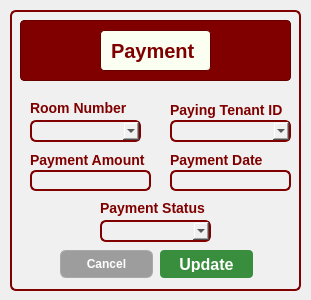
<?xml version="1.0" encoding="UTF-8"?>
<ui version="4.0">
 <class>Dialog</class>
 <widget class="QDialog" name="Dialog">
  <property name="geometry">
   <rect>
    <x>0</x>
    <y>0</y>
    <width>311</width>
    <height>300</height>
   </rect>
  </property>
  <property name="windowTitle">
   <string>Dialog</string>
  </property>
  <widget class="QFrame" name="frame_2">
   <property name="geometry">
    <rect>
     <x>10</x>
     <y>10</y>
     <width>291</width>
     <height>281</height>
    </rect>
   </property>
   <property name="styleSheet">
    <string notr="true">background-color: rgb(240, 240, 240);
border: 2px solid #800000;
border-radius: 6px;
</string>
   </property>
   <property name="frameShape">
    <enum>QFrame::StyledPanel</enum>
   </property>
   <property name="frameShadow">
    <enum>QFrame::Raised</enum>
   </property>
   <widget class="QFrame" name="frame_5">
    <property name="geometry">
     <rect>
      <x>10</x>
      <y>10</y>
      <width>271</width>
      <height>61</height>
     </rect>
    </property>
    <property name="styleSheet">
     <string notr="true">background-color: #800000;  /* Maroon background */
                border: 1px solid #660000;  /* Darker maroon border */
                border-radius: 4px;
                padding: 5px;
                font-family: 'Times New Roman', serif;  /* Formal font */
                font-size: 14px;
                color: white;</string>
    </property>
    <property name="frameShape">
     <enum>QFrame::StyledPanel</enum>
    </property>
    <property name="frameShadow">
     <enum>QFrame::Raised</enum>
    </property>
    <widget class="QLabel" name="label_11">
     <property name="geometry">
      <rect>
       <x>80</x>
       <y>10</y>
       <width>111</width>
       <height>41</height>
      </rect>
     </property>
     <property name="styleSheet">
      <string notr="true">background-color: rgb(250, 255, 242);
border: 1px solid #660000;
border-radius: 4px;
padding: 5px;
font-family: 'Cal Sans', sans-serif;
font-weight: 700;
font-style: normal;
font-size: 20px;
color: #800000;
text-align: center;
vertical-align: middle;

</string>
     </property>
     <property name="text">
      <string>Payment</string>
     </property>
    </widget>
   </widget>
   <widget class="QLabel" name="label_12">
    <property name="geometry">
     <rect>
      <x>20</x>
      <y>90</y>
      <width>111</width>
      <height>16</height>
     </rect>
    </property>
    <property name="styleSheet">
     <string notr="true">background: none;
    border: none;
    color: #800000;
    font-family: 'Cal Sans', sans-serif;
    font-weight: 700;
    font-style: normal;
    font-size: 14px;</string>
    </property>
    <property name="text">
     <string>Room Number</string>
    </property>
   </widget>
   <widget class="QLineEdit" name="PaymentAmountLineEdit">
    <property name="geometry">
     <rect>
      <x>20</x>
      <y>160</y>
      <width>121</width>
      <height>21</height>
     </rect>
    </property>
   </widget>
   <widget class="QLabel" name="label_13">
    <property name="geometry">
     <rect>
      <x>20</x>
      <y>140</y>
      <width>121</width>
      <height>20</height>
     </rect>
    </property>
    <property name="styleSheet">
     <string notr="true">background: none;
    border: none;
    color: #800000;
    font-family: 'Cal Sans', sans-serif;
    font-weight: 700;
    font-style: normal;
    font-size: 14px;</string>
    </property>
    <property name="text">
     <string>Payment Amount</string>
    </property>
   </widget>
   <widget class="QLabel" name="label_15">
    <property name="geometry">
     <rect>
      <x>160</x>
      <y>90</y>
      <width>121</width>
      <height>20</height>
     </rect>
    </property>
    <property name="styleSheet">
     <string notr="true">background: none;
    border: none;
    color: #800000;
    font-family: 'Cal Sans', sans-serif;
    font-weight: 700;
    font-style: normal;
    font-size: 14px;</string>
    </property>
    <property name="text">
     <string>Paying Tenant ID</string>
    </property>
   </widget>
   <widget class="QPushButton" name="UpdatepushButton">
    <property name="geometry">
     <rect>
      <x>150</x>
      <y>240</y>
      <width>93</width>
      <height>28</height>
     </rect>
    </property>
    <property name="styleSheet">
     <string notr="true">background-color: #388E3C; /* Darker green */
color: white;
font-family: &quot;Cal Sans&quot;, sans-serif;
font-weight: 700; /* Bold */
font-size: 16px;
border: none;
border-radius: 4px;
padding: 6px 12px;
</string>
    </property>
    <property name="text">
     <string>Update</string>
    </property>
   </widget>
   <widget class="QPushButton" name="CancelpushButton_3">
    <property name="geometry">
     <rect>
      <x>50</x>
      <y>240</y>
      <width>93</width>
      <height>28</height>
     </rect>
    </property>
    <property name="styleSheet">
     <string notr="true">background: rgb(157, 157, 157);
color: white;
font-family: 'Cal Sans', sans-serif;
font-weight: 500;
font-style: normal;
font-size: 12px;
border: 1px solid rgb(169, 169, 169);
</string>
    </property>
    <property name="text">
     <string>Cancel</string>
    </property>
   </widget>
   <widget class="QComboBox" name="PayingTenantIDComboBox">
    <property name="geometry">
     <rect>
      <x>160</x>
      <y>110</y>
      <width>121</width>
      <height>22</height>
     </rect>
    </property>
   </widget>
   <widget class="QLabel" name="label_14">
    <property name="geometry">
     <rect>
      <x>160</x>
      <y>140</y>
      <width>121</width>
      <height>20</height>
     </rect>
    </property>
    <property name="styleSheet">
     <string notr="true">background: none;
    border: none;
    color: #800000;
    font-family: 'Cal Sans', sans-serif;
    font-weight: 700;
    font-style: normal;
    font-size: 14px;</string>
    </property>
    <property name="text">
     <string>Payment Date</string>
    </property>
   </widget>
   <widget class="QLineEdit" name="PaymentDateLineEdit">
    <property name="geometry">
     <rect>
      <x>160</x>
      <y>160</y>
      <width>121</width>
      <height>21</height>
     </rect>
    </property>
   </widget>
   <widget class="QLabel" name="label_10">
    <property name="geometry">
     <rect>
      <x>90</x>
      <y>190</y>
      <width>111</width>
      <height>16</height>
     </rect>
    </property>
    <property name="styleSheet">
     <string notr="true">background: none;
    border: none;
    color: #800000;
    font-family: 'Cal Sans', sans-serif;
    font-weight: 700;
    font-style: normal;
    font-size: 14px;</string>
    </property>
    <property name="text">
     <string>Payment Status</string>
    </property>
   </widget>
   <widget class="QComboBox" name="PaymentStatusComboBox">
    <property name="geometry">
     <rect>
      <x>90</x>
      <y>210</y>
      <width>111</width>
      <height>22</height>
     </rect>
    </property>
   </widget>
   <widget class="QComboBox" name="RoomNumberComboBox">
    <property name="geometry">
     <rect>
      <x>20</x>
      <y>110</y>
      <width>111</width>
      <height>22</height>
     </rect>
    </property>
   </widget>
  </widget>
 </widget>
 <resources/>
 <connections/>
</ui>
